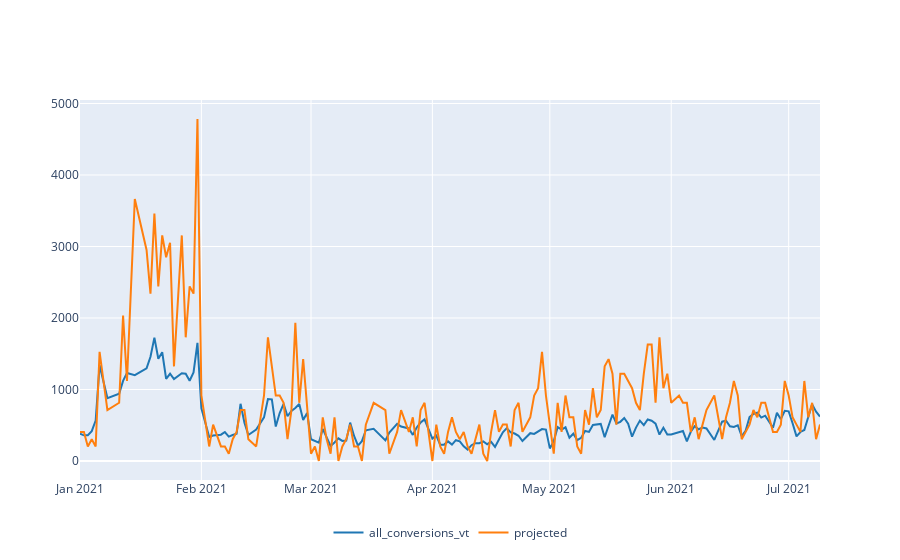

Write notebook code for a chart like this one.
### Code cell
display_native_error = eval_error(df_display_native, 'date')[0].reset_index(level=1)
plot_variables(display_native_error, ['all_conversions_vt','projected'], one_plot=True)

### Figure 1 — Plotly figure (JSON) as saved in the notebook; plotly's stock layout.template omitted (floating-point values rounded to 4 significant figures; data arrays with more than 128 entries replaced by an {"elided": "..."} marker saying what was removed)
{"data": [{"line": {"color": "#1f77b4"}, "name": "all_conversions_vt", "type": "scatter", "x": {"elided": "168 str values"}, "y": {"elided": "168 int values"}}, {"line": {"color": "#ff7f0e"}, "name": "projected", "type": "scatter", "x": {"elided": "168 str values"}, "y": {"elided": "168 float values"}}], "layout": {"autosize": true, "legend": {"orientation": "h", "x": 0.5, "xanchor": "center", "y": -0.1}, "xaxis": {"autorange": true, "range": ["2021-01-01", "2021-07-09"], "type": "date"}, "yaxis": {"autorange": true, "range": [-265.7, 5049.0], "type": "linear"}}}
